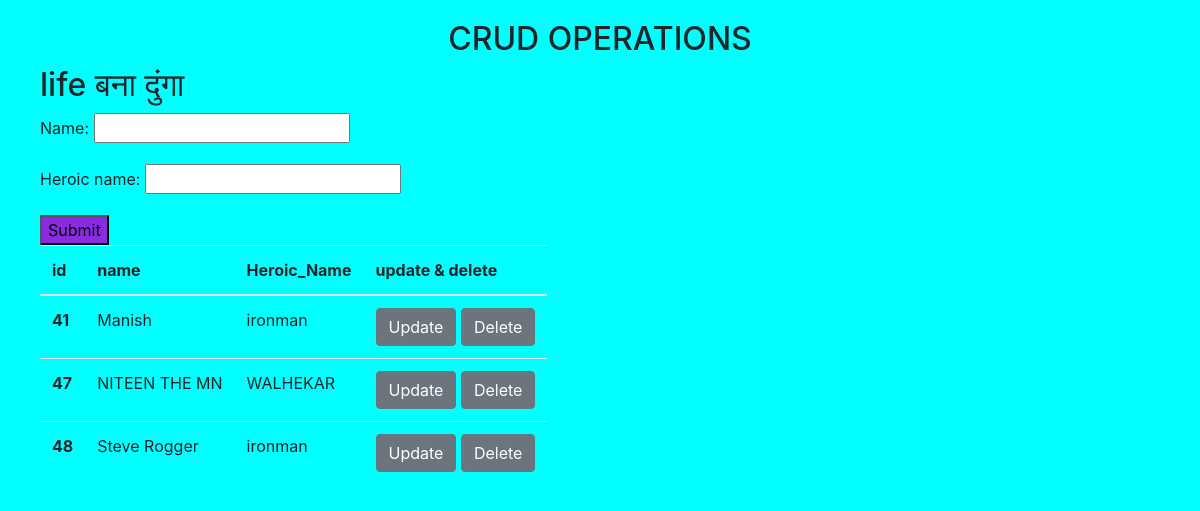
/core/, run on the app's committed database.
### core/models.py (models this page shows)
class CrudModel(models.Model):
    name=models.CharField(max_length=50)
    heroic_name=models.CharField(max_length=50)

### core/views.py (the view)
# urls.py: path('core/',views.core),
def core(request):
    if request.method=='POST':
        crud=CrudForm(request.POST)
        if crud.is_valid():
            crud.save()
        cm=CrudModel.objects.all()
        cd=CrudForm()
    else:
       cm=CrudModel.objects.all()
       cd=CrudForm()
    return render(request,'core/core.html',{'cd':cd,'cm':cm})

### core/forms.py
class CrudForm(forms.ModelForm):
    class Meta:
        model=CrudModel
        fields=['name','heroic_name']

### core/templates/core/core.html (shortened to what this page needs)
<!DOCTYPE html>
{% load static %}
<html lang="en">
<head>
    <link rel="stylesheet" href="{% static 'core/css/bootstrap.min.css' %}">
    <link rel="stylesheet" href="{% static 'core/css/style.css' %}">
</head>
<body>
    <h2 class='crud'> CRUD OPERATIONS </h2>
    <div class="form">
        <h2>life बना दुंगा </h2>
        <form action="" method="POST" novalidate>
            <div class="input">
                {{cd.as_p}}
                <input type="submit" class="submit">
            </div>
            <div class="table">
                <table class="">
                    <thead>
                      <tr>
                        <th scope="col">id</th>
                        <th scope="col">name</th>
                        <th scope="col">Heroic_Name</th>
                        <th scope="col">update & delete</th>
                      </tr>
                    </thead>
                    <tbody>
                      {% for i in cm %}
                      <tr>
                        <th scope="row">{{i.id}}</th>
                        <td>{{i.name}}</td>
                        <td>{{i.heroic_name}}</td>
                        <td>
                          <a href="{% url 'update' i.id %}" class="btn btn-secondary">Update</a>
                          <form action="{% url 'delete' i.id %}" method="POST" class="d-inline">
                            <input type="submit" class="btn btn-secondary" value="Delete">
                          </form>
                        </td>
                      </tr>
                      {% endfor %}
                    </tbody>
                </table>
            </div>
        </form>
    </div>
</body>
</html>

### core/static/core/css/style.css (style rules this page uses)
body { background-color: aqua; }
.crud { margin-top: 20px; display: flex; justify-content: center; align-items: center; }
.form { margin-left: 40px; justify-content: space-evenly; }
.submit { background-color: blueviolet; }

### data on the page
CrudModel: id "41", name "Manish", heroic_name "ironman"
CrudModel: id "47", name "NITEEN THE MN", heroic_name "WALHEKAR"
CrudModel: id "48", name "Steve Rogger", heroic_name "ironman"
